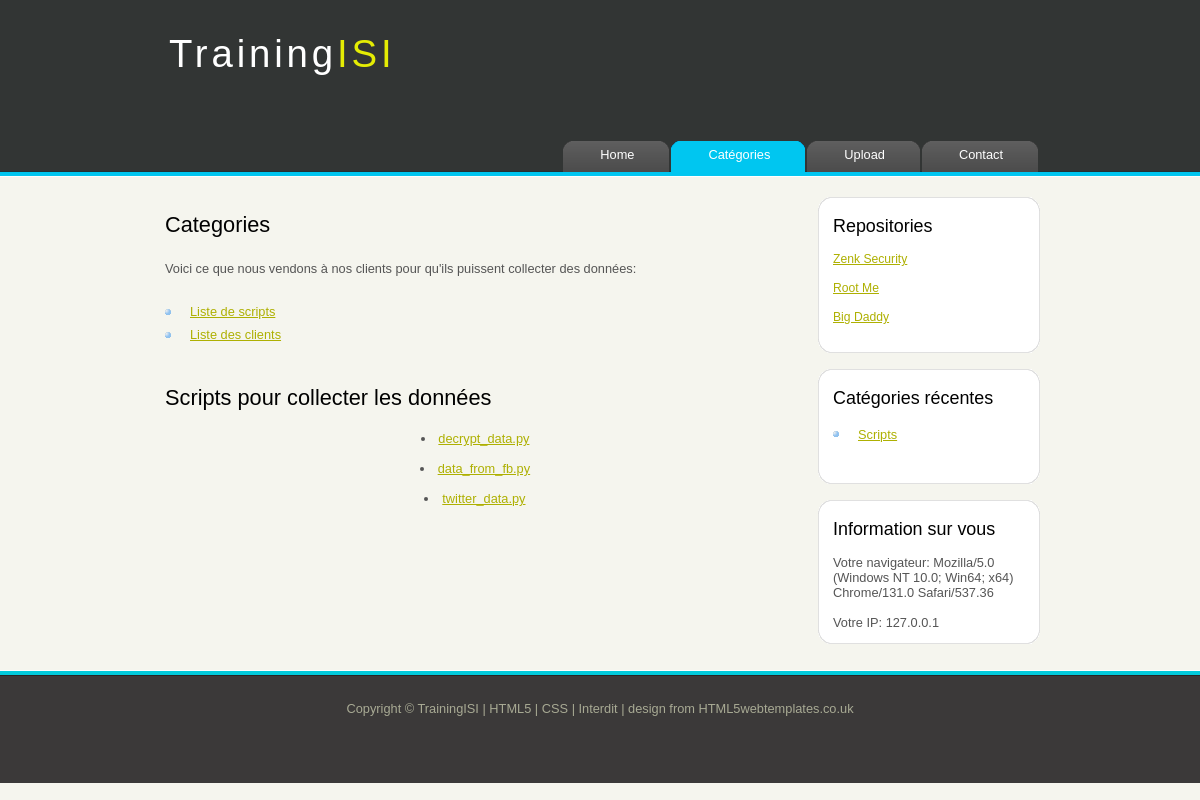
The page /categorie.php?page=pages/script_donnees.php on the database as committed earlier.
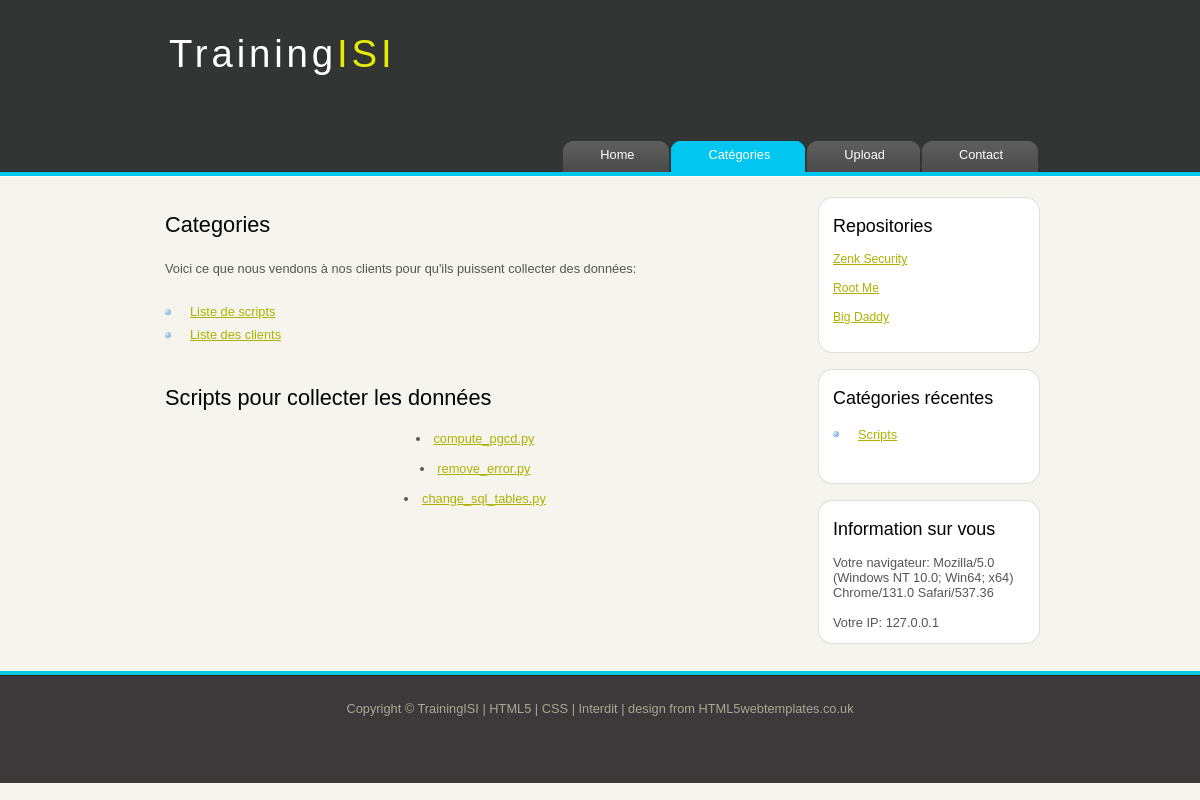
The same page on the database as committed later.
### tables this page shows
CREATE TABLE `produits` (
  `id` int(11) NOT NULL,
  `nom` varchar(255) NOT NULL,
  `efficacite` int(11) NOT NULL,
  `annee` int(11) NOT NULL
);

### pages/script_donnees.php (the view, shortened to what this page needs)
<?php include("includes/connexion_db.inc.php"); ?>
		<h1>Scripts pour collecter les données </h1>
			<?php
					$resultat = $mysqli->query("SELECT * from produits");
					while($donnee=$resultat->fetch_assoc()){
						$id=$donnee['id'];
						$nom=$donnee['nom'];
						echo "<center><li><a href='?page=pages/script_donnees.php&id=$id'>$nom</a></li></center><br>
            ";
					}
			?>

### categorie.php (shortened to what this page needs)
<!DOCTYPE HTML>
<html>
<head>
  <link rel="stylesheet" type="text/css" href="style/style.css" />
</head>
<body>
  <div id="main">
    <div id="header">
      <div id="logo">
        <div id="logo_text">
          <h1><a href="index.php">Training<span class="logo_colour">ISI</span></a></h1>
        </div>
      </div>
      <div id="menubar">
        <ul id="menu">
          <li ><a href="index.php">Home</a></li>
          <li class="selected"><a href="categorie.php">Catégories</a></li>
          <li><a href="upload.php">Upload</a></li>
	   <li><a href="contacts.php">Contact</a></li>
        </ul>
      </div>
    </div>
    <div id="site_content">
      <div id="sidebar_container">
        <div class="sidebar">
          <div class="sidebar_top"></div>
          <div class="sidebar_item">
            <?php include('./includes/repositories.inc.php'); ?>
          </div>
          <div class="sidebar_base"></div>
        </div>
        <div class="sidebar">
          <div class="sidebar_top"></div>
          <div class="sidebar_item">
            <?php include('./includes/last_categories.inc.php'); ?>
          </div>
          <div class="sidebar_base"></div>
        </div>
        <div class="sidebar">
          <div class="sidebar_top"></div>
		  <div class="sidebar_item">
            <?php include('./includes/news.inc.php'); ?>
          </div>
          <div class="sidebar_base"></div>
        </div>
      </div>
      <div id="content">
        <h1>Categories</h1>
        <p>
			Voici ce que nous vendons à nos clients pour qu'ils puissent collecter des données:
			<ul>
				<li><a href="?page=pages/script_donnees.php">Liste de scripts</a></li>
				<li><a href="?page=pages/liste_clients.php"> Liste des clients </a></li>
			</ul>
			<?php
						if(isset($_GET['page']) && !empty($_GET['page']))
						{
							$page=$_GET['page'];
							if($page[0]=='p' && $page[1]=='a' && $page[2]=='g' && $page[3]=='e' && $page[4]=='s')
									include($page);
							else
								echo "Tentative de hack !";
						}
			?>
		</div>
    </div>
    <?php include('./includes/footer.inc.php'); ?>
  </div>
</body>
</html>

### includes/repositories.inc.php
<h3>Repositories</h3>
<h5><a href="https://repo.zenk-security.com/">Zenk Security</a></h5>
<h5><a href="http://repository.root-me.org/">Root Me</a></h5>
<h5><a href="http://big-daddy.fr/repository/Documentation/">Big Daddy</a></h5>

### includes/last_categories.inc.php
<h3>Catégories récentes</h3>
	<ul>
	  <li><p><a href='categorie.php?page=pages/script_donnees.php'>Scripts</a> </p></li>
	</ul>

### includes/news.inc.php
<h3>Information sur vous</h3>
<?php
	if(strstr($_SERVER['HTTP_USER_AGENT'], "script"))
		echo"<script>alert('ISILAB{XSS_RefLECted_EsaY}');</script>";
	else
		echo 'Votre navigateur: '.$_SERVER['HTTP_USER_AGENT'].'<br><br>';
	echo 'Votre IP: '.$_SERVER['REMOTE_ADDR'].'<br>';
?>

### includes/footer.inc.php (shortened to what this page needs)
<div id="footer">
  <p>Copyright &copy; TrainingISI | <a href="http://validator.w3.org/check?uri=referer">HTML5</a> | <a href="http://jigsaw.w3.org/css-validator/check/referer">CSS</a> | <a href="interdit.php?Auth=aff20193672d01936e72b019cce367">Interdit</a> | <a href="http://www.html5webtemplates.co.uk">design from HTML5webtemplates.co.uk</a></p>
</div>

### style/style.css (style rules this page uses)
html { height: 100%; }
* { margin: 0; padding: 0; }
body { font: normal .80em 'trebuchet ms', arial, sans-serif; background: #F5F5EE; color: #555; }
p { padding: 0 0 20px 0; line-height: 1.7em; }
h1, h2, h3, h4, h5, h6 { color: #362C20; letter-spacing: 0em; padding: 0 0 5px 0; }
h1, h2, h3 { font: normal 170% 'century gothic', arial; margin: 0 0 15px 0; padding: 15px 0 5px 0; color: #000; }
h3 { font-size: 140%; padding: 5px 0 0 0; }
h5, h6 { color: #888; font: normal 95% arial; letter-spacing: normal; padding: 0 0 15px 0; }
a, a:hover { outline: none; text-decoration: underline; color: #AEB002; }
ul { margin: 2px 0 22px 17px; }
ul li { list-style-type: circle; margin: 0 0 6px 0; padding: 0 0 4px 5px; line-height: 1.5em; }
#main, #logo, #menubar, #site_content, #footer { margin-left: auto; margin-right: auto; }
#header { background: #323534 url(back.png) repeat-x; height: 177px; }
#logo { width: 880px; position: relative; height: 140px; background: transparent; }
#logo #logo_text { position: absolute; top: 10px; left: 0; }
#logo h1, #logo h2 { font: normal 300% 'century gothic', arial, sans-serif; border-bottom: 0; text-transform: none; margin: 0 0 0 9px; }
#logo_text h1, #logo_text h1 a, #logo_text h1 a:hover { padding: 22px 0 0 0; color: #FFF; letter-spacing: 0.1em; text-decoration: none; }
#logo_text h1 a .logo_colour { color: #E4EC04; }
#menubar { width: 880px; height: 46px; }
ul#menu { float: right; margin: 0; }
ul#menu li { float: left; padding: 0 0 0 9px; list-style: none; margin: 1px 2px 0 0; background: #5A5A5A url(tab.png) no-repeat 0 0; }
ul#menu li a { font: normal 100% 'trebuchet ms', sans-serif; display: block; float: left; height: 20px; padding: 6px 35px 5px 28px; text-align: center; color: #FFF; text-decoration: none; background: #5A5A5A url(tab.png) no-repeat 100% 0; }
ul#menu li.selected a { height: 20px; padding: 6px 35px 5px 28px; }
ul#menu li.selected { margin: 1px 2px 0 0; background: #00C6F0 url(tab_selected.png) no-repeat 0 0; }
ul#menu li.selected a, ul#menu li.selected a:hover { background: #00C6F0 url(tab_selected.png) no-repeat 100% 0; color: #FFF; }
#site_content { width: 880px; overflow: hidden; margin: 20px auto 0 auto; padding: 0 0 10px 0; }
#sidebar_container { float: right; width: 224px; }
.sidebar_top { width: 222px; height: 14px; background: transparent url(side_top.png) no-repeat; }
.sidebar_base { width: 222px; height: 14px; background: url(side_base.png) no-repeat; }
.sidebar { float: right; width: 222px; padding: 0; margin: 0 0 16px 0; }
.sidebar_item { background: url(side_back.png) repeat-y; padding: 0 15px; width: 192px; }
.sidebar ul { margin: 0; }
#content { text-align: left; width: 620px; padding: 0 0 0 5px; float: left; }
#content ul { margin: 2px 0 22px 0px; }
#content ul li, .sidebar ul li { list-style-type: none; background: url(bullet.png) no-repeat; margin: 0 0 0 0; padding: 0 0 4px 25px; line-height: 1.5em; }
#footer { width: 100%; font-family: 'trebuchet ms', sans-serif; font-size: 100%; height: 80px; padding: 28px 0 5px 0; text-align: center; background: #3B3939 url(footer.png) repeat-x; color: #A8AA94; }
#footer p { line-height: 1.7em; padding: 0 0 10px 0; }
#footer a { color: #A8AA94; text-decoration: none; }

Rows that differ between the two databases and show on the page:
changed produits: nom "decrypt_data.py" → "compute_pgcd.py"
changed produits: nom "data_from_fb.py" → "remove_error.py"
changed produits: nom "twitter_data.py" → "change_sql_tables.py"
